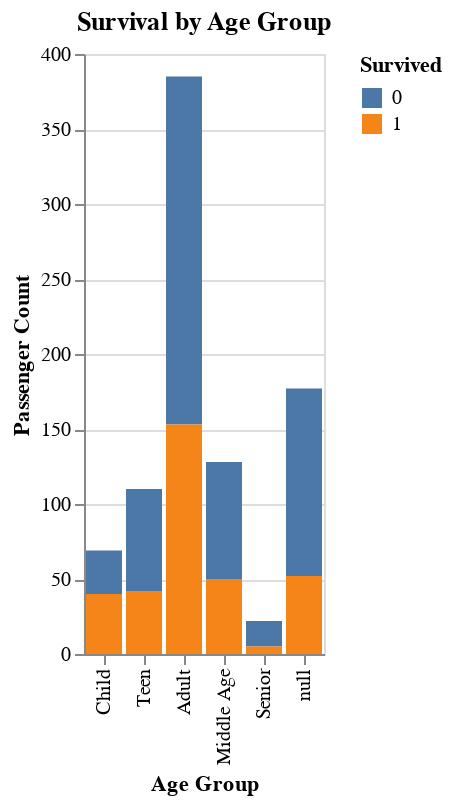

This figure's notebook cell:
### Code cell
#3 Third Visualization using Altair, I arranged the survival count cateogorized by Age Group, the passengers were of.
import altair as alt
import seaborn as sns
import matplotlib.pyplot as plt
import pandas as pd
import altair as alt
titanic_data = sns.load_dataset('titanic')

bins = [0, 12, 20, 40, 60, 80]
labels = ["Child", "Teen", "Adult", "Middle Age", "Senior"]

# Assign age groups
titanic_data['age_group'] = pd.cut(titanic_data['age'], bins=bins, labels=labels)


alt.Chart(titanic_data).mark_bar().encode(
    x=alt.X('age_group:N', title="Age Group", sort=labels),
    y=alt.Y('count():Q', title="Passenger Count"),
    color=alt.Color('survived:N',
                    title="Survived"),
    tooltip=['age_group', 'survived', 'count()'] 
).properties(
    title="Survival by Age Group"
)

### Figure 1 — Vega-Lite specification as saved in the notebook (floating-point values rounded to 4 significant figures; data arrays with more than 128 entries replaced by an {"elided": "..."} marker saying what was removed)
{"config": {"view": {"continuousWidth": 300, "continuousHeight": 300}}, "data": {"name": "data-8a7c93b1661392a92b88393b78831e8e"}, "mark": {"type": "bar"}, "encoding": {"color": {"field": "survived", "title": "Survived", "type": "nominal"}, "tooltip": [{"field": "age_group", "type": "ordinal"}, {"field": "survived", "type": "quantitative"}, {"aggregate": "count", "type": "quantitative"}], "x": {"field": "age_group", "sort": ["Child", "Teen", "Adult", "Middle Age", "Senior"], "title": "Age Group", "type": "nominal"}, "y": {"aggregate": "count", "title": "Passenger Count", "type": "quantitative"}}, "title": "Survival by Age Group", "$schema": "https://vega.github.io/schema/vega-lite/v5.20.1.json", "datasets": {"data-8a7c93b1661392a92b88393b78831e8e": {"elided": "891 records"}}}
